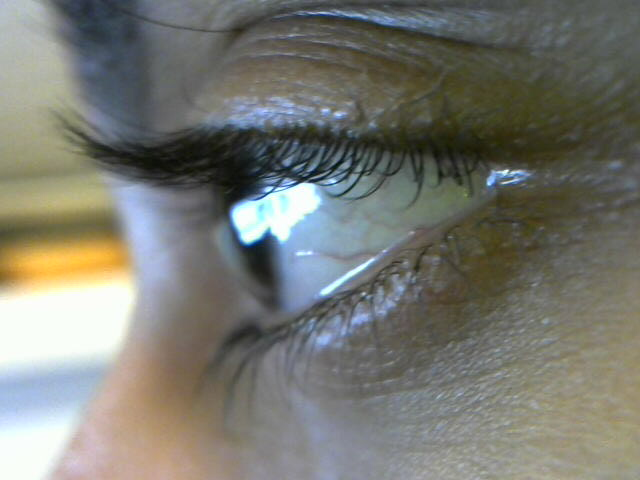
#> input picture attempts/image.jpg, 640 x 480 px, given in place of the camera
$ python new_pixel.py   (Python 2 division)
#> lines starting #> are read from the running program, lines starting #| are printed output that depends on the picture; after the words box and inside, x2 and y2 are one past the last pixel; in counts of white or black regions, pixels touching at a corner belong together
import cv2
from PIL import Image
import numpy as np
from matplotlib import pyplot as plt
import time

cap = cv2.VideoCapture(-1)
# print("video format: ", cap.shape)

start_time = time.time()
counter = 0;


while(cap.isOpened()):
    ret, frame = cap.read(0)
#> frame is the input picture: shape (480, 640, 3); mean B, G, R 113.3, 120.8, 119.9
    if ret==True:

		frame = cv2.cvtColor(frame, cv2.COLOR_BGR2GRAY)
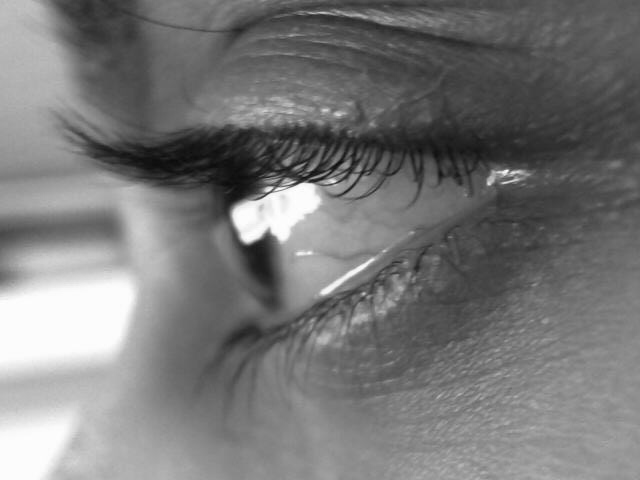
#> frame: shape (480, 640); min 10, max 255, mean 119.7

		# create a mask
		rev, temp = cv2.threshold(frame, 70, 255, cv2.THRESH_BINARY)
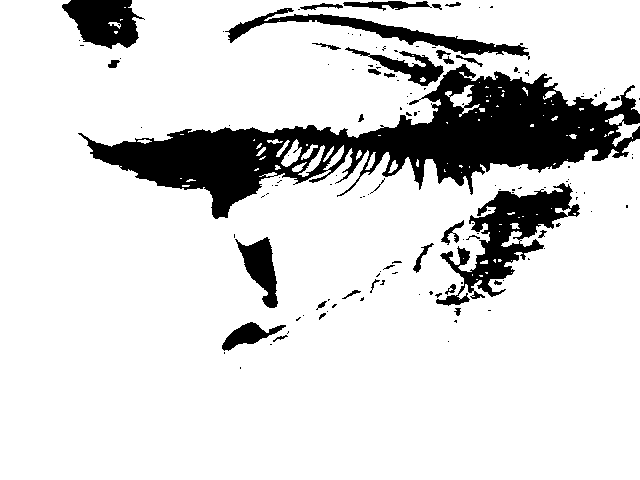
#> temp: shape (480, 640); 84.8% white; 138 black regions (104 under 20 px), largest, box (x1, y1, x2, y2) and area: (78, 64, 640, 219) 29772, (436, 183, 580, 306) 5810, (225, 8, 530, 60) 2969

		mask = np.zeros(temp.shape[:2], np.uint8)
		mask[160:320, 210:426] = 255
		masked_img = cv2.bitwise_and(temp,temp,mask = mask)
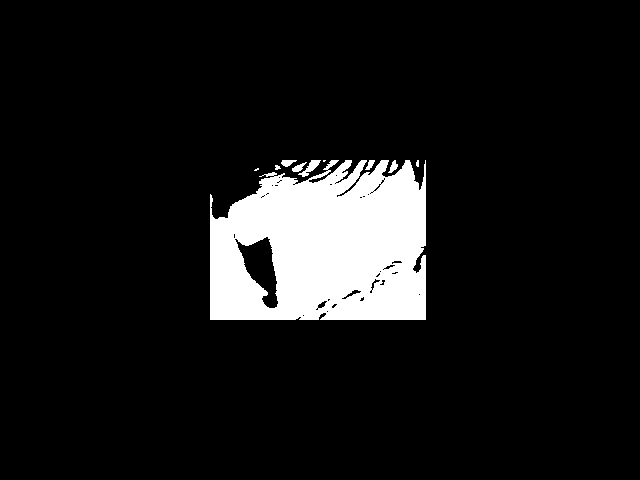
#> masked_img: shape (480, 640); 9.4% white; 10 white regions (3 under 20 px), largest, box (x1, y1, x2, y2) and area: (210, 160, 426, 320) 28327, (298, 160, 321, 177) 143, (281, 160, 297, 167) 71

		lis = masked_img.flatten()
		pixels = lis[-1]
#> pixels = 0
		print(pixels)
#| 0
		# [17 lines of commented-out code are left out]
		hist_full = cv2.calcHist([temp],[0],None,[256],[0,256])
#> hist_full = 256 values, max 260382 at index 255, min 0 at index 1, mean 1200
		hist_mask = cv2.calcHist([temp],[0],mask,[256],[0,256])
#> hist_mask = 256 values, max 28783 at index 255, min 0 at index 1, mean 135

		# [8 lines of commented-out code are left out]

		cv2.putText(img = frame,
					text = 'Blinks: {}'.format(counter),
					org = (20,20),
					fontFace = cv2.FONT_HERSHEY_DUPLEX,
					fontScale = 0.5,
					color = (0, 255, 0))
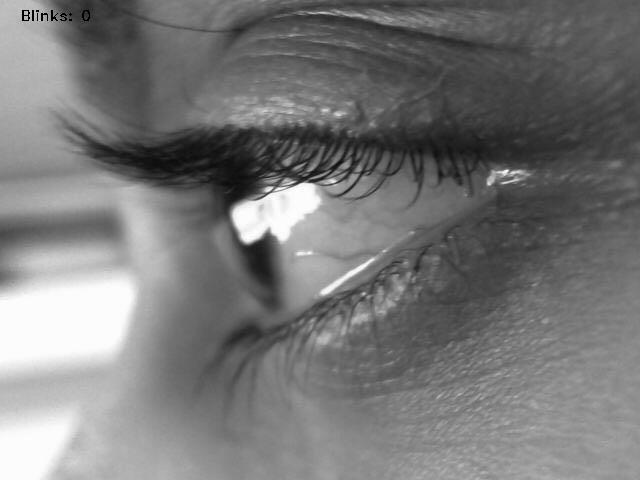
#> frame: shape (480, 640); 0.08% of pixels changed, all inside (x1, y1, x2, y2) = (22, 10, 90, 21)
		cv2.imshow("Edges", np.hstack([frame, masked_img, temp]))
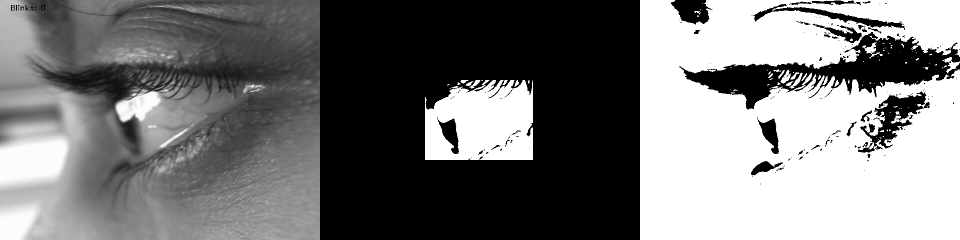
#> window 'Edges': shape (480, 1920) (shown at 1/2 size); min 0, max 255, mean 119.9

		# [11 lines of commented-out code are left out]
		if cv2.waitKey(1) & 0xFF == ord('q'):
#> (key q is pressed here)
		    break
    else:
		break

cap.release()
cv2.destroyAllWindows()
